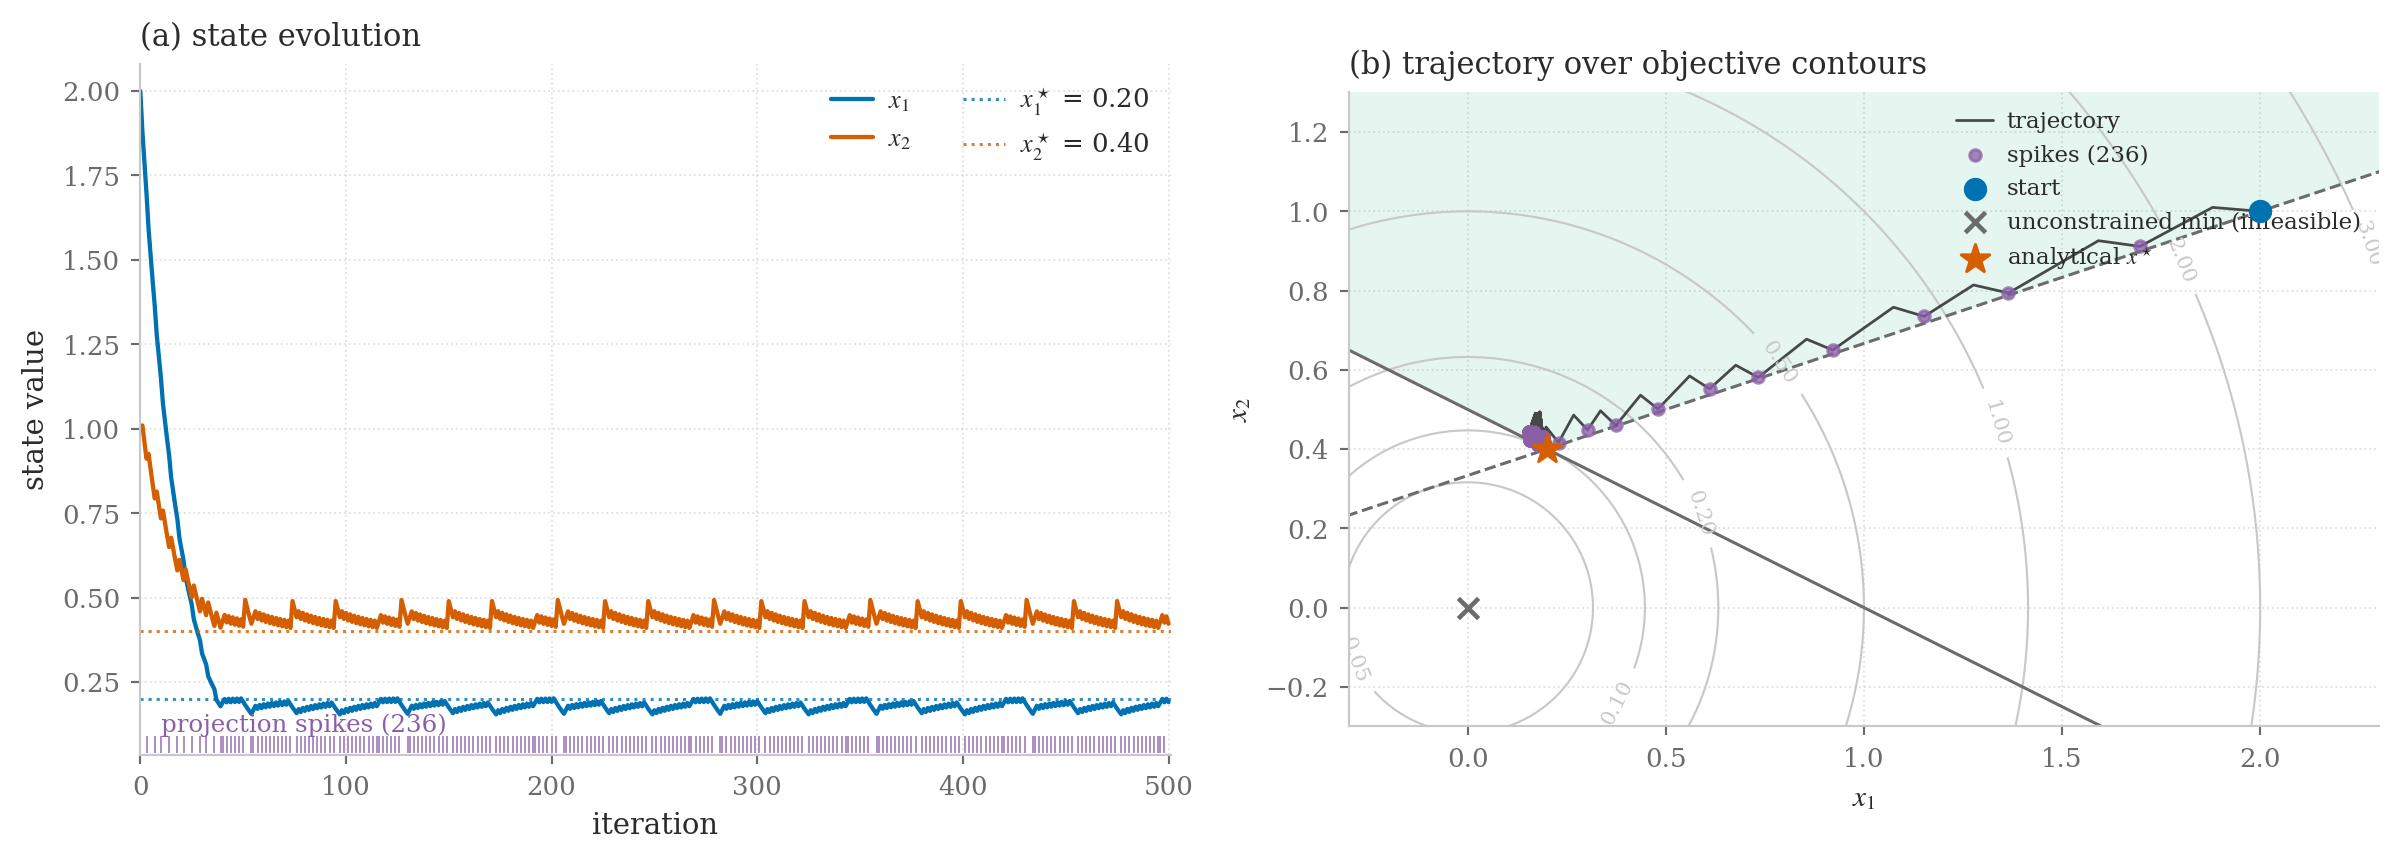

This chart was generated by the following Python code:
"""
Example 1 Basic: Raw SNN Solver with Inverted Constraints

Demonstrates the "raw" SNN search behavior on a 2D QP where the unconstrained
minimum (0,0) is OUTSIDE the feasible region, forcing the solution to lie
on the constraint boundary.

Problem:
    minimize ||x||²
    subject to:  x1 + 2*x2 >= 1   (origin is infeasible)
                -x1 + 3*x2 >= 1

The solver uses:
- Fixed step size k0 (no auto-tuning)
- Fixed projection step k1 (multiple spikes may be needed)
- No early stopping (runs all iterations)

This shows the raw "integrate-and-fire" dynamics.
"""

import sys
from pathlib import Path

sys.path.insert(0, str(Path(__file__).resolve().parent.parent / "src"))
# Shared figure style, so this figure matches the benchmark suite and the site.
sys.path.insert(0, str(Path(__file__).resolve().parent.parent / "benchmarks"))

import numpy as np
import matplotlib.pyplot as plt

import figstyle
from snn_opt import OptimizationProblem, SNNSolver, SolverConfig, ConvergenceConfig

_ROOT = Path(__file__).resolve().parent.parent


def main():
    # Problem: minimize (1/2) x^T x
    # Subject to (INVERTED - origin is infeasible):
    #   x1 + 2*x2 >= 1   =>  -x1 - 2*x2 + 1 <= 0
    #  -x1 + 3*x2 >= 1   =>   x1 - 3*x2 + 1 <= 0
    
    n = 2
    A = np.eye(n)
    b = np.zeros(n)
    
    # Inverted constraints: C*x + d <= 0
    C = np.array([[-1.0, -2.0],   # -x1 - 2*x2 + 1 <= 0  (i.e., x1 + 2*x2 >= 1)
                  [1.0, -3.0]])   #  x1 - 3*x2 + 1 <= 0  (i.e., -x1 + 3*x2 >= 1)
    d = np.array([1.0, 1.0])
    
    problem = OptimizationProblem(A=A, b=b, C=C, d=d)
    
    # Initial guess (feasible - satisfies both constraints)
    x0 = np.array([2.0, 1.0])
    
    print("=" * 70)
    print("Example 1 Basic: Raw SNN Solver (Inverted Constraints)")
    print("=" * 70)
    print(f"Problem: minimize ||x||²")
    print(f"Subject to:  x1 + 2*x2 >= 1  (origin is OUTSIDE feasible region)")
    print(f"            -x1 + 3*x2 >= 1")
    print(f"Initial guess: {x0}")
    print()
    
    # Verify initial point is feasible
    g0 = C @ x0 + d
    print(f"Initial constraint values: {g0}  (should be <= 0)")
    print(f"Origin (0,0) constraint values: {C @ np.zeros(2) + d}  (positive = infeasible)")
    print()
    
    # RAW/BASIC MODE configuration
    raw_config = SolverConfig(
        k0=0.05,                          # Fixed step size
        k1=0.02,                          # Fixed projection step (small = more spikes)
        projection_method='fixed',        # Use fixed k1 (not adaptive)
        integration_method='euler',
        max_iterations=500,
        convergence=ConvergenceConfig(enable_early_stopping=False),  # Run all iterations
    )
    
    print("Raw mode settings:")
    print(f"  k0 = {raw_config.k0} (gradient step)")
    print(f"  k1 = {raw_config.k1} (projection step)")
    print(f"  max_iterations = {raw_config.max_iterations}")
    print()
    
    # Solve
    solver = SNNSolver(problem, raw_config)
    result = solver.solve(x0.copy(), verbose=False)
    
    print(result.summary())
    
    # Analytical solution: minimize ||x||² on the constraint boundaries
    # The optimum is at the intersection or on one constraint
    # Intersection of x1 + 2*x2 = 1 and -x1 + 3*x2 = 1:
    #   Adding: 5*x2 = 2  =>  x2 = 0.4
    #   x1 = 1 - 2*0.4 = 0.2
    x_analytical = np.array([0.2, 0.4])
    print(f"Analytical optimum: {x_analytical}")
    print(f"Analytical objective: {0.5 * np.dot(x_analytical, x_analytical):.6f}")
    print(f"Solver found: {result.final_x}")
    print(f"Error: {np.linalg.norm(result.final_x - x_analytical):.6e}")
    print()
    
    # ===== PLOTTING =====
    t = result.t
    X = result.X
    spikes = result.spike_times.astype(int)
    spikes = spikes[spikes < len(X)]

    fig, (ax1, ax2) = plt.subplots(1, 2, figsize=(11.0, 4.0))

    # ----- Panel (a): state vs iteration, with a spike rug -----
    ax1.plot(t, X[:, 0], color=figstyle.BLUE, linewidth=1.4, label="$x_1$")
    ax1.plot(t, X[:, 1], color=figstyle.VERMILION, linewidth=1.4, label="$x_2$")
    ax1.axhline(x_analytical[0], color=figstyle.BLUE, linestyle=":", linewidth=1.0,
                alpha=0.8, label=f"$x_1^\\star$ = {x_analytical[0]:.2f}")
    ax1.axhline(x_analytical[1], color=figstyle.VERMILION, linestyle=":", linewidth=1.0,
                alpha=0.8, label=f"$x_2^\\star$ = {x_analytical[1]:.2f}")

    # A rug of projection events along the bottom. Drawing one full-height
    # vertical line per spike (the previous version) washes the whole panel
    # orange once there are hundreds of them and hides the traces underneath.
    lo, hi = X.min() - 0.12, X.max() + 0.08
    ax1.eventplot(spikes, lineoffsets=lo + 0.03, linelengths=0.05,
                  colors=figstyle.PURPLE, linewidths=0.6, alpha=0.75)
    ax1.annotate(f"projection spikes ({len(spikes)})", xy=(0.02, lo + 0.07),
                 xycoords=("axes fraction", "data"), fontsize=8.0, color=figstyle.PURPLE)
    ax1.set_ylim(lo, hi)
    ax1.set_xlim(0, len(t))
    ax1.set_xlabel("iteration")
    ax1.set_ylabel("state value")
    figstyle.panel_title(ax1, "(a) state evolution")
    ax1.legend(loc="upper right", ncol=2)

    # ----- Panel (b): trajectory in state space -----
    x1_range = np.linspace(-0.4, 2.4, 300)
    x2_range = np.linspace(-0.4, 1.4, 300)
    X1, X2 = np.meshgrid(x1_range, x2_range)
    Z = 0.5 * (X1**2 + X2**2)
    g1 = -X1 - 2 * X2 + 1
    g2 = X1 - 3 * X2 + 1
    feasible = (g1 <= 0) & (g2 <= 0)

    cs = ax2.contour(X1, X2, Z, levels=[0.05, 0.1, 0.2, 0.5, 1.0, 2.0, 3.0],
                     colors=figstyle.RULE, linewidths=0.7)
    ax2.clabel(cs, inline=True, fontsize=7, fmt="%.2f")
    ax2.contourf(X1, X2, feasible.astype(float), levels=[0.5, 1.5],
                 colors=[figstyle.GREEN], alpha=0.10)
    ax2.contour(X1, X2, g1, levels=[0], colors=[figstyle.MUTED], linewidths=1.0)
    ax2.contour(X1, X2, g2, levels=[0], colors=[figstyle.MUTED], linewidths=1.0,
                linestyles="--")

    ax2.plot(X[:, 0], X[:, 1], color=figstyle.INK, linewidth=0.9, alpha=0.85,
             zorder=3, label="trajectory")
    if spikes.size:
        ax2.scatter(X[spikes, 0], X[spikes, 1], s=14, color=figstyle.PURPLE,
                    alpha=0.75, zorder=4, label=f"spikes ({len(spikes)})")
    ax2.scatter(*X[0], s=44, color=figstyle.BLUE, marker="o", zorder=6, label="start")
    ax2.scatter(0, 0, s=44, color=figstyle.MUTED, marker="x", zorder=6,
                label="unconstrained min (infeasible)")
    ax2.scatter(*x_analytical, s=95, color=figstyle.VERMILION, marker="*", zorder=6,
                label=r"analytical $x^\star$")

    ax2.set_xlim(-0.3, 2.3)
    ax2.set_ylim(-0.3, 1.3)
    ax2.set_aspect("equal")
    ax2.set_xlabel("$x_1$")
    ax2.set_ylabel("$x_2$")
    figstyle.panel_title(ax2, "(b) trajectory over objective contours")
    ax2.legend(loc="upper right", fontsize=7.5)

    fig.tight_layout()
    output_path = Path(__file__).resolve().parent / "example1_basic_2d.png"
    fig.savefig(output_path, dpi=220)
    plt.close(fig)
    print(f"Figure saved to {output_path.relative_to(_ROOT)}")


if __name__ == "__main__":
    main()
